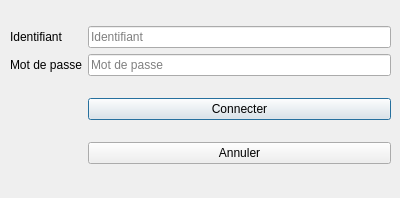
<?xml version="1.0" encoding="UTF-8"?>
<ui version="4.0">
 <class>LoginWindow</class>
 <widget class="QDialog" name="LoginWindow">
  <property name="geometry">
   <rect>
    <x>0</x>
    <y>0</y>
    <width>400</width>
    <height>198</height>
   </rect>
  </property>
  <property name="windowTitle">
   <string>Dialog</string>
  </property>
  <widget class="QWidget" name="gridLayoutWidget">
   <property name="geometry">
    <rect>
     <x>10</x>
     <y>10</y>
     <width>381</width>
     <height>171</height>
    </rect>
   </property>
   <layout class="QGridLayout" name="mainLayout">
    <item row="1" column="2">
     <widget class="QPushButton" name="connectButton">
      <property name="text">
       <string>Connecter</string>
      </property>
     </widget>
    </item>
    <item row="0" column="1">
     <layout class="QVBoxLayout" name="verticalLayout">
      <item>
       <widget class="QLabel" name="loginLabel">
        <property name="text">
         <string>Identifiant</string>
        </property>
       </widget>
      </item>
      <item>
       <widget class="QLabel" name="passLabel">
        <property name="text">
         <string>Mot de passe</string>
        </property>
       </widget>
      </item>
     </layout>
    </item>
    <item row="0" column="2">
     <layout class="QVBoxLayout" name="verticalLayout_2">
      <item>
       <widget class="QLineEdit" name="loginText">
        <property name="placeholderText">
         <string>Identifiant</string>
        </property>
       </widget>
      </item>
      <item>
       <widget class="QLineEdit" name="passText">
        <property name="echoMode">
         <enum>QLineEdit::Password</enum>
        </property>
        <property name="placeholderText">
         <string>Mot de passe</string>
        </property>
       </widget>
      </item>
     </layout>
    </item>
    <item row="2" column="2">
     <widget class="QPushButton" name="cancelButon">
      <property name="text">
       <string>Annuler</string>
      </property>
     </widget>
    </item>
   </layout>
  </widget>
 </widget>
 <resources/>
 <connections/>
</ui>
